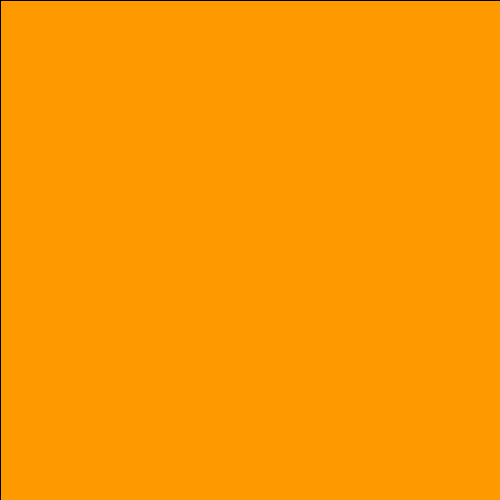
Frame 1 (no input)
Frame 60 (the mouse pressed at the canvas centre just before this capture): identical to frame 1, image omitted
Frame 120 (the mouse held since frame 60 and released just before this capture): identical to frame 1, image omitted

The Processing sketch that drew this single still picture (run headless with seeded random() and noise(); from frame 60 on, the mouse is pressed at the canvas centre):

// Processing sketch: Square
// ── Square.pde

  int[] fib = {0, 1};
  
  void setup() {
    size(500, 500);
    colorMode(HSB, 1);
    drawSquare();
  }
  
  void drawSquare() {
    float xPos = 0;
    float yPos = 0;
    float nextFib = fib[fib.length - 2] + fib[fib.length - 1];
    float scalar = (float) width / nextFib;
    background(0, 0, 1);
    
    for(int i=1; i < fib.length; i++) {
      fill((0.1 * i) % 1, 1, 1);
      rect(scalar * xPos,
        scalar * yPos,
        scalar * fib[i],
        scalar * fib[i]);
      
      if(i % 2 == 1) {
        xPos += fib[i];
        yPos -= fib[i - 1];
      } else {
        xPos -= fib[i - 1];
        yPos += fib[i];
      }
    }
  }
  
  void mouseClicked() {
    int nextFib = fib[fib.length - 2] + fib[fib.length - 1];
    fib = append(fib, nextFib);
    drawSquare();
    println(nextFib);
  }
  
  void draw() {}
